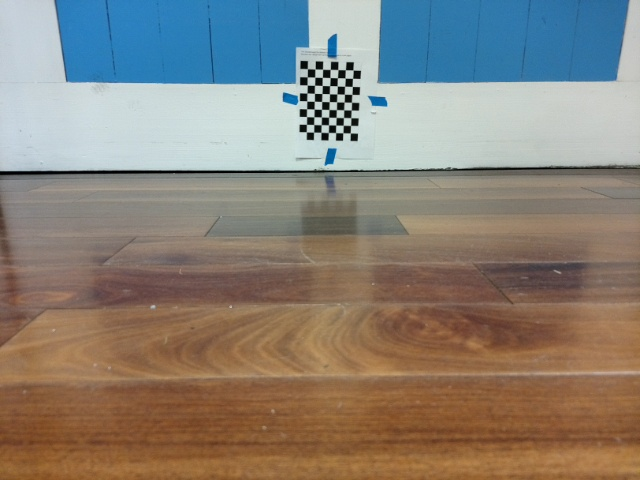
#> input picture mirv_real/Camera/calibration/calibration_images/cameraFrame10.jpg, 640 x 480 px; its folder holds only this picture in this run
$ python calibrate.py
#> lines starting #> are read from the running program, lines starting #| are printed output that depends on the picture; after the words box and inside, x2 and y2 are one past the last pixel; in counts of white or black regions, pixels touching at a corner belong together; long printed decimals are rounded
import numpy as np
import cv2 as cv
import glob
# termination criteria
INCHES_TO_METERS = 0.0254

n = 9
m = 7
side_length = 0.78 * INCHES_TO_METERS
# side_length = 1000

criteria = (cv.TERM_CRITERIA_EPS + cv.TERM_CRITERIA_MAX_ITER, 30, 0.001)
# prepare object points, like (0,0,0), (1,0,0), (2,0,0) ....,(6,5,0)
objp = np.zeros((m*n, 3), np.float32)
objp[:, :2] = np.mgrid[0:n, 0:m].T.reshape(-1, 2)
objp *= side_length

print(objp)

# Arrays to store object points and image points from all the images.
objpoints = []  # 3d point in real world space
imgpoints = []  # 2d points in image plane.
images = glob.glob('./calibration_images/*.jpg')
for fname in images:
    img = cv.imread(fname)
#> img is the input picture: shape (480, 640, 3); mean B, G, R 120.9, 130.4, 137.3
    gray = cv.cvtColor(img, cv.COLOR_BGR2GRAY)
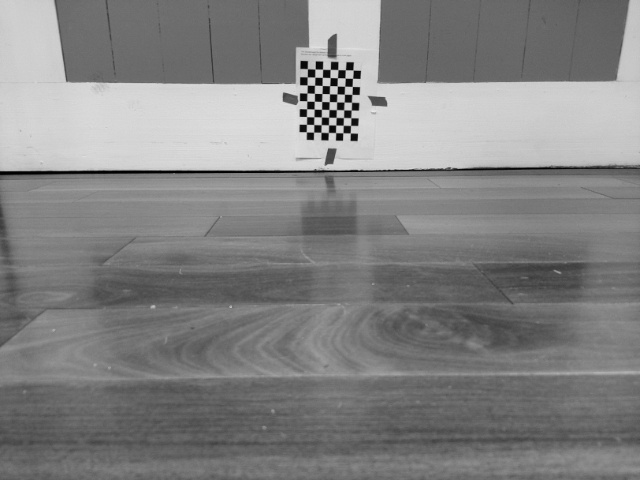
#> gray: shape (480, 640); min 0, max 234, mean 131.4
    # Find the chess board corners
    ret, corners = cv.findChessboardCorners(gray, (n, m), None)
#> ret = True; corners = 63 rows, first 8: [353, 69.99], [352.5, 78.37], [352.3, 86.43], [351.8, 94.45], [351.5, 102.3], [351.3, 110], [350.8, 117.7], [350.5, 125.5]
    # If found, add object points, image points (after refining them)
    if ret == True:
        objpoints.append(objp)
        corners2 = cv.cornerSubPix(gray, corners, (11, 11), (-1, -1), criteria)
#> corners2 = 63 rows, first 8: [350.6, 78.18], [350.6, 78.18], [350.4, 85.88], [350, 93.71], [349.6, 101.8], [349.3, 109.9], [349.1, 117.8], [348.7, 125.5]
        imgpoints.append(corners)
        # Draw and display the corners
        cv.drawChessboardCorners(img, (n, m), corners2, ret)
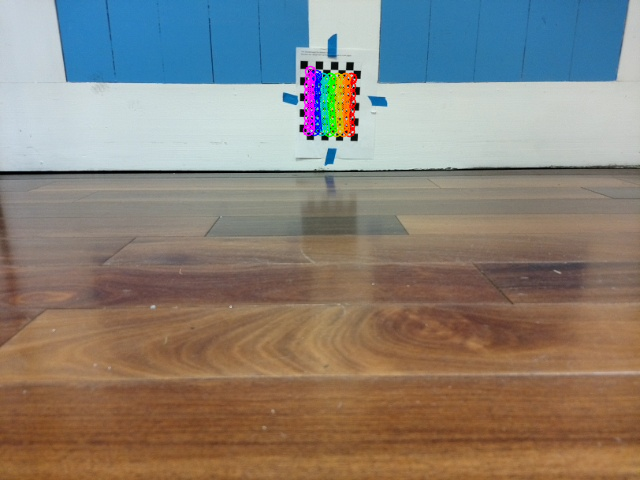
#> img: shape (480, 640, 3); 1.1% of pixels changed, all inside (x1, y1, x2, y2) = (302, 65, 358, 138)
        cv.imshow('img', img)
        cv.waitKey(500)
    else:
        print("BOARD NOT FOUND!!", fname)

ret, mtx, dist, rvecs, tvecs = cv.calibrateCamera(
    objpoints, imgpoints, gray.shape[::-1], None, None)
#> ret = 1.22; mtx = [[324, 0, 314.8], [0, 362, 223.1], [0, 0, 1]]; dist = [[-0.846, 12.09, 0.21, -0.0183, -27.3]]; rvecs = ([0.365, -0.12, 1.61],); tvecs = ([0.104, -0.41, 0.785],)

# print("RET:", ret)
print("MTX:", mtx)
#| MTX: [[324.009   0.         314.791]
#|  [  0.         361.973 223.052]
#|  [  0.           0.           1.        ]]
print("DIST:", dist)
#| DIST: [[-8.45785225e-01  1.20949597e+01  2.09672696e-01 -1.83439152e-02
#|   -2.73004111e+01]]
# print("RVECS:", rvecs)
# print("TVECS:", tvecs)

cv.destroyAllWindows()

$ run again, on mirv_real/Camera/calibration/calibration_images/cameraFrame4.jpg
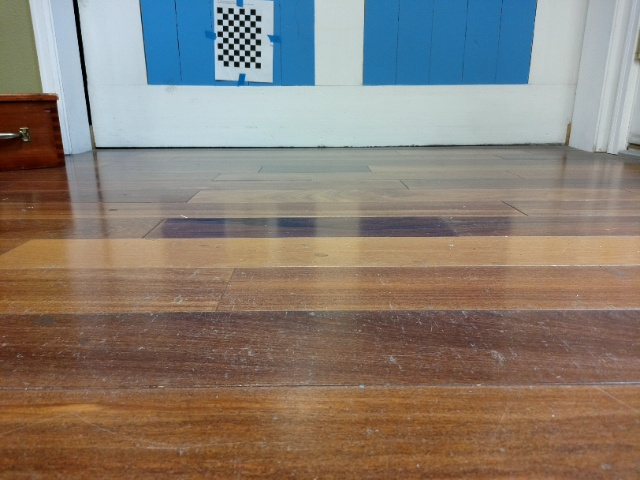
#> input picture mirv_real/Camera/calibration/calibration_images/cameraFrame4.jpg, 640 x 480 px
#> img is the input picture: shape (480, 640, 3); mean B, G, R 115.1, 125.7, 136.6
#> `gray = cv.cvtColor(img, cv.COLOR_BGR2GRAY)`:
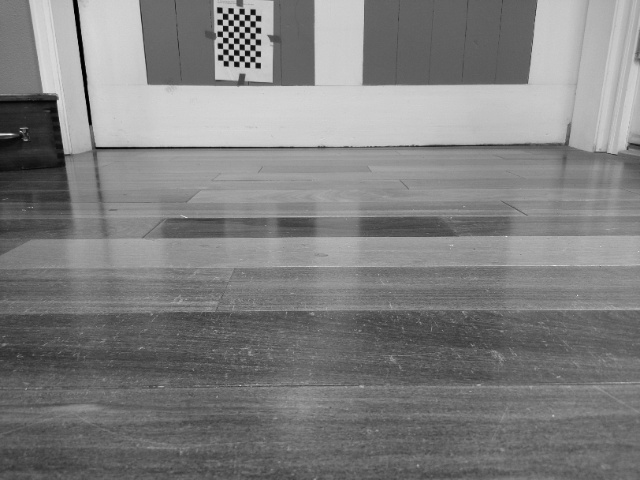
#> gray: shape (480, 640); min 0, max 247, mean 127.8
#> `ret, corners = cv.findChessboardCorners(gray, (n, m), None)`: ret = True; corners = 63 rows, first 8: [255.4, 15.04], [255.3, 20.8], [255.4, 27.15], [255.2, 32.67], [255.2, 38.76], [255.1, 44.55], [255.2, 50.53], [255, 56.49]
#> corners2 = 63 rows, first 8: [246.8, 19.25], [246.9, 23.49], [246.9, 29.41], [246.9, 35.33], [246.8, 41.4], [246.8, 47.53], [246.8, 53.36], [246.8, 57.6]
#> `cv.drawChessboardCorners(img, (n, m), corners2, ret)`:
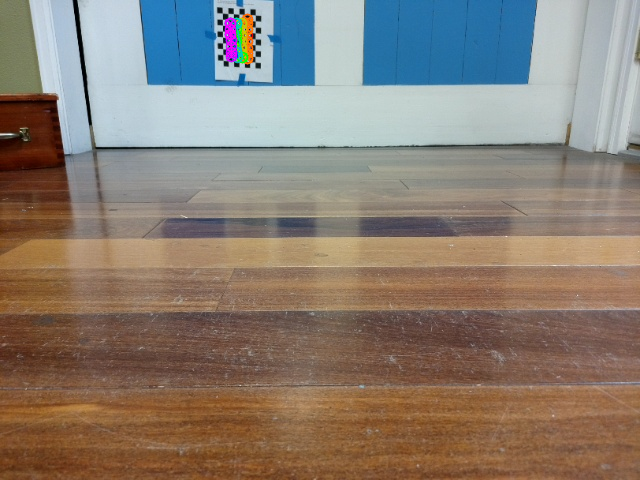
#> img: shape (480, 640, 3); 0.44% of pixels changed, all inside (x1, y1, x2, y2) = (224, 13, 254, 65)
#> `ret, mtx, dist, rvecs, tvecs = cv.calibrateCamera( objpoints, imgpoint..`: ret = 2.89; mtx = [[298.1, 0, 315.1], [0, 381.3, 231.4], [0, 0, 1]]; dist = [[-0.0325, 0.442, 0.00856, 0.13, -0.752]]; rvecs = ([1.19, -0.673, 1.6],); tvecs = ([-0.31, -0.599, 0.974],)
#| MTX: [[298.085   0.         315.075]
#|  [  0.         381.306   231.373]
#|  [  0.           0.           1.        ]]
#| DIST: [[-0.03246  0.4416   0.008559  0.1298 -0.7518]]

$ run again, on mirv_real/Camera/calibration/calibration_images/cameraFrame11.jpg
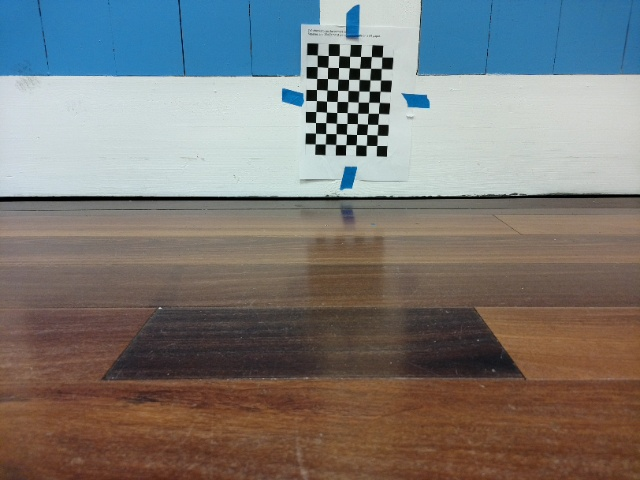
#> input picture mirv_real/Camera/calibration/calibration_images/cameraFrame11.jpg, 640 x 480 px
#> img is the input picture: shape (480, 640, 3); mean B, G, R 118.4, 121.2, 123.3
#> `gray = cv.cvtColor(img, cv.COLOR_BGR2GRAY)`:
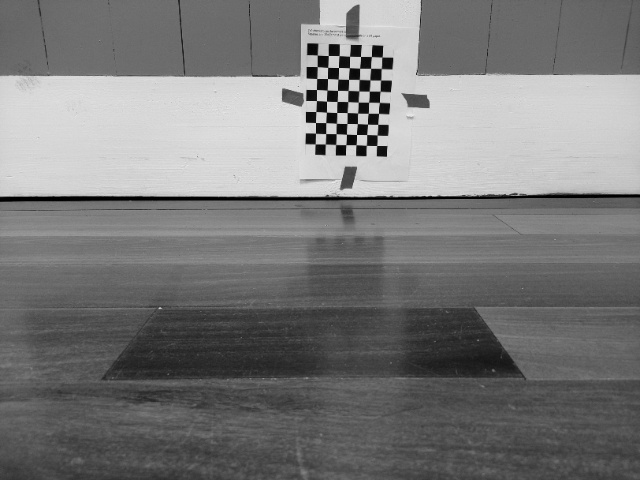
#> gray: shape (480, 640); min 0, max 238, mean 121.5
#> `ret, corners = cv.findChessboardCorners(gray, (n, m), None)`: ret = True; corners = 63 rows, first 8: [382, 57], [381.3, 68.5], [380.6, 80.02], [380.2, 91.25], [379.5, 102.4], [378.5, 113.4], [377.7, 124.4], [377.1, 135.1]
#> corners2 = 63 rows, first 8: [376, 62.23], [375.5, 73.72], [375.3, 85.61], [374.6, 96.65], [374.6, 96.65], [372.7, 119], [371.6, 129.5], [371.5, 140.4]
#> `cv.drawChessboardCorners(img, (n, m), corners2, ret)`:
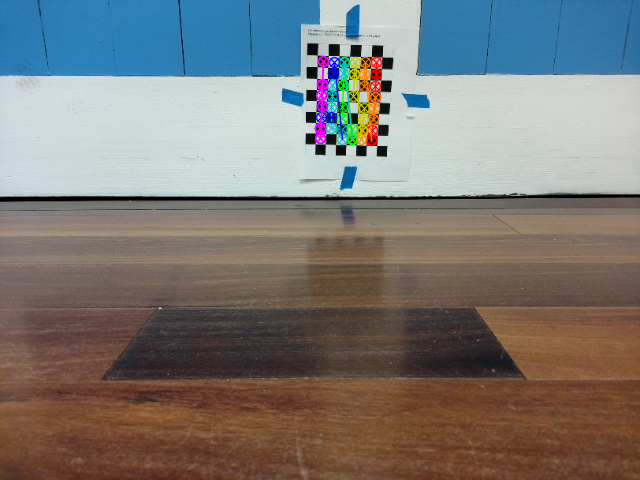
#> img: shape (480, 640, 3); 1.54% of pixels changed, all inside (x1, y1, x2, y2) = (314, 55, 383, 147)
#> `ret, mtx, dist, rvecs, tvecs = cv.calibrateCamera( objpoints, imgpoint..`: ret = 6.23; mtx = [[628.5, 0, 376.8], [0, 477.4, 259.3], [0, 0, 1]]; dist = [[-5.25, 21.92, -0.0898, -0.0421, -30.49]]; rvecs = ([0.764, 0.178, 1.73],); tvecs = ([0.0141, -0.385, 0.668],)
#| MTX: [[628.483   0.         376.775]
#|  [  0.         477.406 259.286]
#|  [  0.           0.           1.        ]]
#| DIST: [[ -5.249  21.921  -0.08976  -0.04214 -30.492]]
